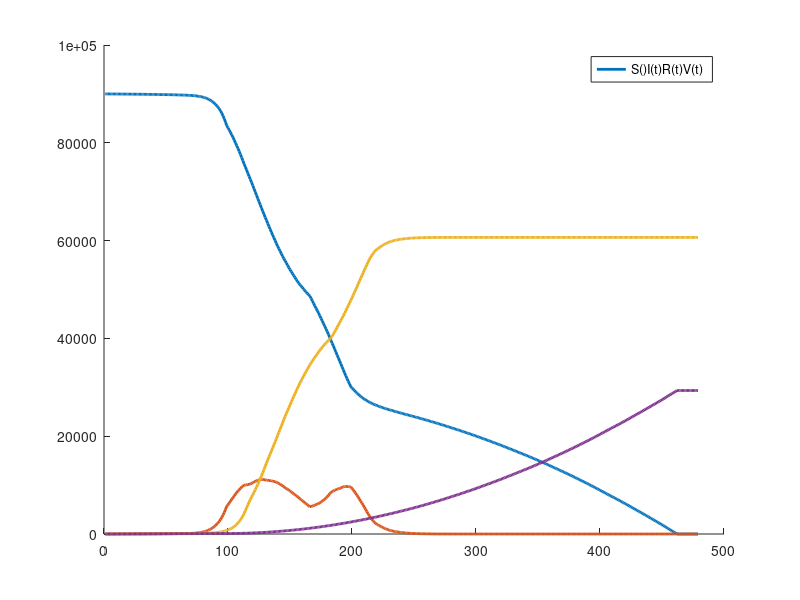

Write the MATLAB code that produced this figure. (Note: this script raises an error after producing the figure.)
close all

data = csvread("simulation.csv");
hold on
plot(data(:, 1), "LineWidth", 2);
plot(data(:, 2), "LineWidth", 2);
plot(data(:, 3), "LineWidth", 2);
plot(data(:, 4), "LineWidth", 2);
legend(["S()" "I(t)" "R(t)" "V(t)"]);


f = gcf;
f.Position = [100 100 1920 1080];

